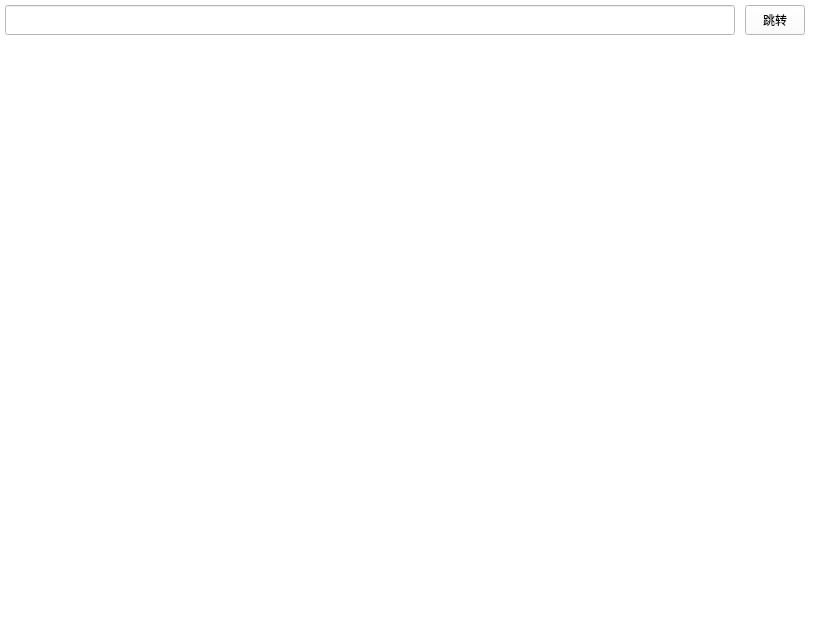
<?xml version="1.0" encoding="UTF-8"?>
<ui version="4.0">
 <class>CefBrowserStackWidget</class>
 <widget class="QWidget" name="CefBrowserStackWidget">
  <property name="geometry">
   <rect>
    <x>0</x>
    <y>0</y>
    <width>815</width>
    <height>629</height>
   </rect>
  </property>
  <property name="windowTitle">
   <string>Form</string>
  </property>
  <layout class="QGridLayout" name="gridLayout">
   <property name="leftMargin">
    <number>0</number>
   </property>
   <property name="topMargin">
    <number>0</number>
   </property>
   <property name="rightMargin">
    <number>0</number>
   </property>
   <property name="bottomMargin">
    <number>0</number>
   </property>
   <property name="spacing">
    <number>0</number>
   </property>
   <item row="0" column="0">
    <widget class="QWidget" name="widget" native="true">
     <property name="styleSheet">
      <string notr="true">font: 14px &quot;微软雅黑&quot;;
background-color: rgb(255, 255, 255);</string>
     </property>
     <layout class="QVBoxLayout" name="verticalLayout_2">
      <property name="spacing">
       <number>0</number>
      </property>
      <property name="leftMargin">
       <number>0</number>
      </property>
      <property name="topMargin">
       <number>0</number>
      </property>
      <property name="rightMargin">
       <number>0</number>
      </property>
      <property name="bottomMargin">
       <number>0</number>
      </property>
      <item>
       <widget class="QWidget" name="widget_address" native="true">
        <property name="minimumSize">
         <size>
          <width>0</width>
          <height>40</height>
         </size>
        </property>
        <property name="maximumSize">
         <size>
          <width>16777215</width>
          <height>40</height>
         </size>
        </property>
        <property name="styleSheet">
         <string notr="true"/>
        </property>
        <layout class="QHBoxLayout" name="horizontalLayout">
         <property name="spacing">
          <number>10</number>
         </property>
         <property name="leftMargin">
          <number>5</number>
         </property>
         <property name="topMargin">
          <number>0</number>
         </property>
         <property name="rightMargin">
          <number>10</number>
         </property>
         <property name="bottomMargin">
          <number>0</number>
         </property>
         <item>
          <widget class="QLineEdit" name="lineEdit">
           <property name="sizePolicy">
            <sizepolicy hsizetype="Preferred" vsizetype="Preferred">
             <horstretch>0</horstretch>
             <verstretch>0</verstretch>
            </sizepolicy>
           </property>
           <property name="maximumSize">
            <size>
             <width>16777215</width>
             <height>30</height>
            </size>
           </property>
           <property name="frame">
            <bool>true</bool>
           </property>
           <property name="clearButtonEnabled">
            <bool>true</bool>
           </property>
          </widget>
         </item>
         <item>
          <widget class="QPushButton" name="pushButton_open">
           <property name="sizePolicy">
            <sizepolicy hsizetype="Preferred" vsizetype="Preferred">
             <horstretch>0</horstretch>
             <verstretch>0</verstretch>
            </sizepolicy>
           </property>
           <property name="maximumSize">
            <size>
             <width>60</width>
             <height>30</height>
            </size>
           </property>
           <property name="cursor">
            <cursorShape>PointingHandCursor</cursorShape>
           </property>
           <property name="text">
            <string>跳转</string>
           </property>
          </widget>
         </item>
        </layout>
       </widget>
      </item>
      <item>
       <widget class="QStackedWidget" name="stackedWidget"/>
      </item>
     </layout>
    </widget>
   </item>
  </layout>
 </widget>
 <resources/>
 <connections/>
</ui>
